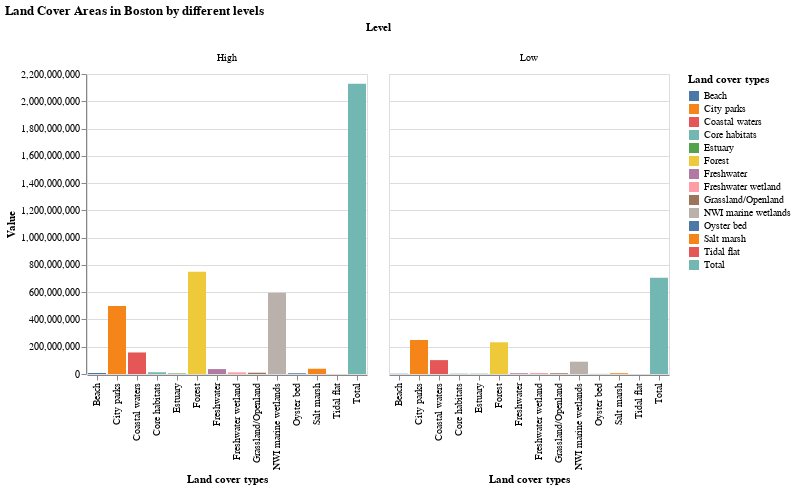

Here is the notebook cell this chart was saved with:
### Code cell
# draw the first chart of land cover areas in Boston
chart_1 = alt.Chart(land_cover_bos).mark_bar().encode(
    x='Land cover types',
    y='Value',
    color='Land cover types',
    column='Level')

chart_1 = chart_1.properties(
    title='Land Cover Areas in Boston by different levels'
)

chart_1

### Figure 1 — Vega-Lite specification as saved in the notebook (floating-point values rounded to 4 significant figures)
{"config": {"view": {"continuousWidth": 400, "continuousHeight": 300}}, "data": {"name": "data-8b510f612fbac494faf7335bbc8e6bbe"}, "mark": "bar", "encoding": {"color": {"field": "Land cover types", "type": "nominal"}, "column": {"field": "Level", "type": "nominal"}, "x": {"field": "Land cover types", "type": "nominal"}, "y": {"field": "Value", "type": "quantitative"}}, "title": "Land Cover Areas in Boston by different levels", "$schema": "https://vega.github.io/schema/vega-lite/v4.17.0.json", "datasets": {"data-8b510f612fbac494faf7335bbc8e6bbe": [{"Land cover types": "NWI marine wetlands", "Level": "Low", "Value": 90367611}, {"Land cover types": "Salt marsh", "Level": "Low", "Value": 5836741}, {"Land cover types": "Freshwater wetland", "Level": "Low", "Value": 7416748}, {"Land cover types": "City parks", "Level": "Low", "Value": 249158682}, {"Land cover types": "Beach", "Level": "Low", "Value": 1748766}, {"Land cover types": "Freshwater", "Level": "Low", "Value": 5632155}, {"Land cover types": "Oyster bed", "Level": "Low", "Value": 609367}, {"Land cover types": "Estuary", "Level": "Low", "Value": 1775730}, {"Land cover types": "Tidal flat", "Level": "Low", "Value": 154979}, {"Land cover types": "Forest", "Level": "Low", "Value": 232570496}, {"Land cover types": "Grassland/Openland", "Level": "Low", "Value": 5588362}, {"Land cover types": "Core habitats", "Level": "Low", "Value": 2566369}, {"Land cover types": "Coastal waters", "Level": "Low", "Value": 101783372}, {"Land cover types": "Total", "Level": "Low", "Value": 705209378}, {"Land cover types": "NWI marine wetlands", "Level": "High", "Value": 596715671}, {"Land cover types": "Salt marsh", "Level": "High", "Value": 38541188}, {"Land cover types": "Freshwater wetland", "Level": "High", "Value": 12222223}, {"Land cover types": "City parks", "Level": "High", "Value": 498317363}, {"Land cover types": "Beach", "Level": "High", "Value": 7527883}, {"Land cover types": "Freshwater", "Level": "High", "Value": 36077699}, {"Land cover types": "Oyster bed", "Level": "High", "Value": 5499626}, {"Land cover types": "Estuary", "Level": "High", "Value": 3826203}, {"Land cover types": "Tidal flat", "Level": "High", "Value": 258298}, {"Land cover types": "Forest", "Level": "High", "Value": 748950958}, {"Land cover types": "Grassland/Openland", "Level": "High", "Value": 9447291}, {"Land cover types": "Core habitats", "Level": "High", "Value": 12831846}, {"Land cover types": "Coastal waters", "Level": "High", "Value": 157984654}, {"Land cover types": "Total", "Level": "High", "Value": 2128200903}]}}
